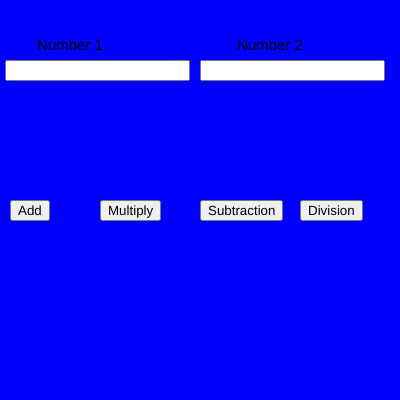
Frame 1 (no input)
Frame 60 (no input): identical to frame 1, image omitted
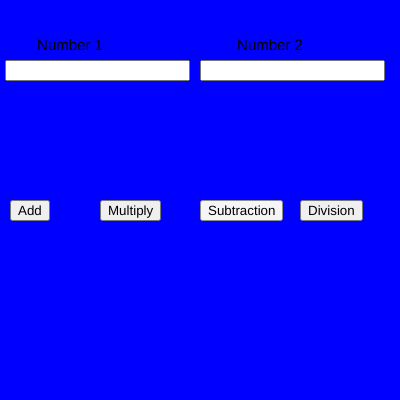
Frame 120 (the mouse pressed at the canvas centre since frame 60)

The p5.js sketch that drew these frames (run headless with seeded random() and noise() and a simulated clock; from frame 60 on, the mouse is pressed at the canvas centre):

// p5.js sketch
// ── sketch.js
var n1,n2;
var b1,b2,b3,b4;

function setup() {
  
  createCanvas(400, 400);
  
  num1 = createInput();
  num1.position(5, 60);
  
  num2 = createInput();
  num2.position(200, 60);
  
  b1 = createButton("Add");
  b1.position(10, 200);
  b1.mousePressed(add);
  
  b2 = createButton("Multiply");
  b2.position(100, 200);
  b2.mousePressed(mul);
  
  b3 = createButton("Subtraction");
  b3.position(200, 200);
  b3.mousePressed(sub);

  b4 = createButton("Division");
  b4.position(300,200);
  b4.mousePressed(div);

  textAlign(CENTER);
  textSize(15);
}


function draw() {
  background("blue")
  text("Number 1",70,50)
  text("Number 2",270,50)
  
  n1 = parseInt(num1.value());
  n2 = parseInt(num2.value());
}

function add()
{
  console.log(n1 + n2);
}

function sub()
{
  console.log(n1 - n2);
}

function mul()
{
  console.log(n1 * n2);
}

function div()
{
  console.log(n1 / n2);
}
